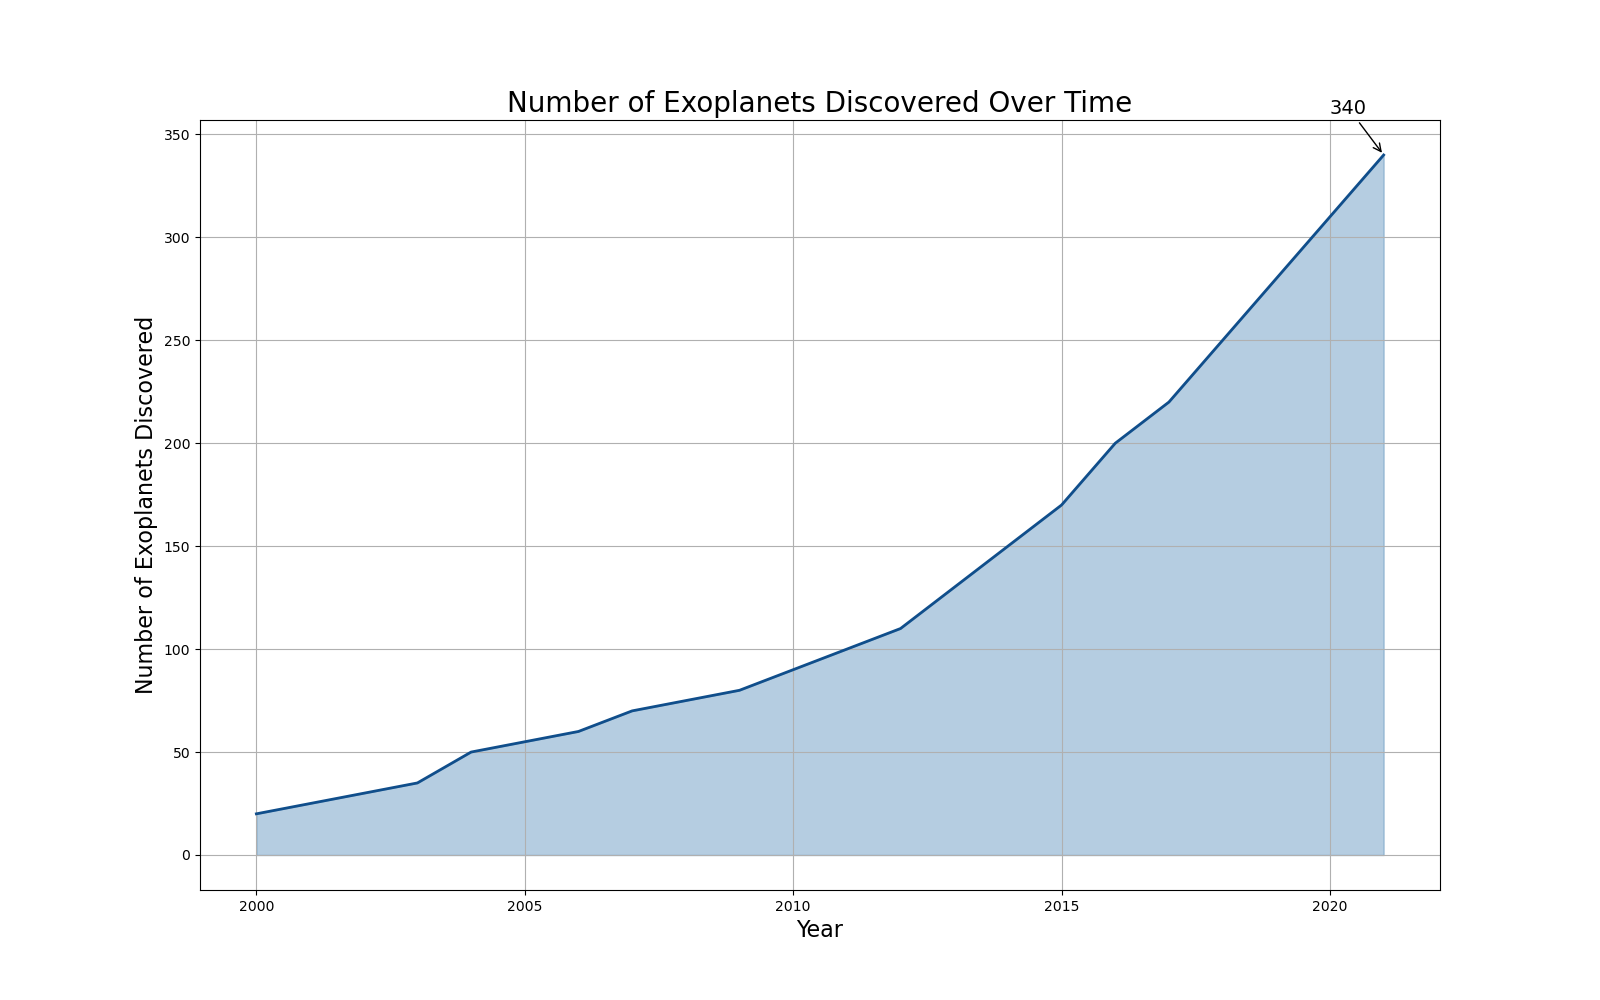

Write the Python code that produced this figure.

import pandas as pd
import matplotlib.pyplot as plt

# Preparing the dataset
data = {
    "Year": [i for i in range(2000, 2022)],
    "ExoplanetsDiscovered": [
        20, 25, 30, 35, 50, 55, 60, 70, 75, 80, 
        90, 100, 110, 130, 150, 170, 200, 220, 
        250, 280, 310, 340
    ]
}

# Create the DataFrame
df = pd.DataFrame(data)

# Create the area chart
plt.figure(figsize=(16, 10))
plt.fill_between(df['Year'], df['ExoplanetsDiscovered'], alpha=0.4, color='#4682B4')
plt.plot(df['Year'], df['ExoplanetsDiscovered'], color='#104E8B', linewidth=2)

# Customize the plot with labels and change in visual aspects
plt.title('Number of Exoplanets Discovered Over Time', fontsize=20)
plt.xlabel('Year', fontsize=16)
plt.ylabel('Number of Exoplanets Discovered', fontsize=16)

# Annotate the last data point
plt.annotate(f'{df.iloc[-1]["ExoplanetsDiscovered"]}',
             xy=(df.iloc[-1]['Year'], df.iloc[-1]['ExoplanetsDiscovered']),
             xytext=(df.iloc[-2]['Year'], df.iloc[-1]['ExoplanetsDiscovered'] + 20),
             arrowprops=dict(facecolor='black', arrowstyle='->'),
             fontsize=14)

plt.grid(visible=True)
plt.show()
